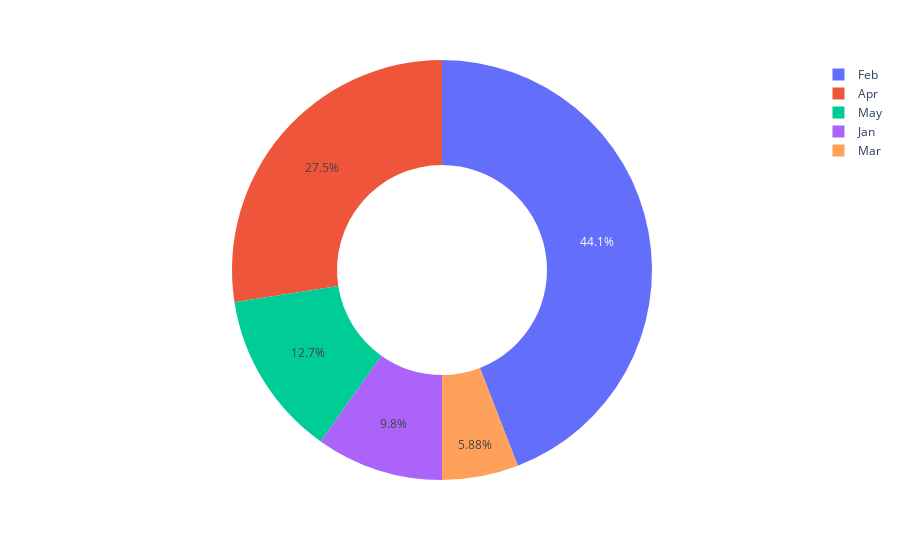

The notebook cell saved with this chart:
### Code cell
px.pie(
    values=rainfall,
     names=labels,
    hole=.5 #for donat chart
)

### Figure 1 — Plotly figure (JSON) as saved in the notebook; plotly's stock layout.template omitted (floating-point values rounded to 4 significant figures)
{"data": [{"domain": {"x": [0, 1], "y": [0, 1]}, "hole": 0.5, "hovertemplate": "label=%{label}<br>value=%{value}<extra></extra>", "labels": ["Jan", "Feb", "Mar", "Apr", "May"], "legendgroup": "", "name": "", "showlegend": true, "type": "pie", "values": [20, 90, 12, 56, 26]}], "layout": {"legend": {"tracegroupgap": 0}, "margin": {"t": 60}}}
